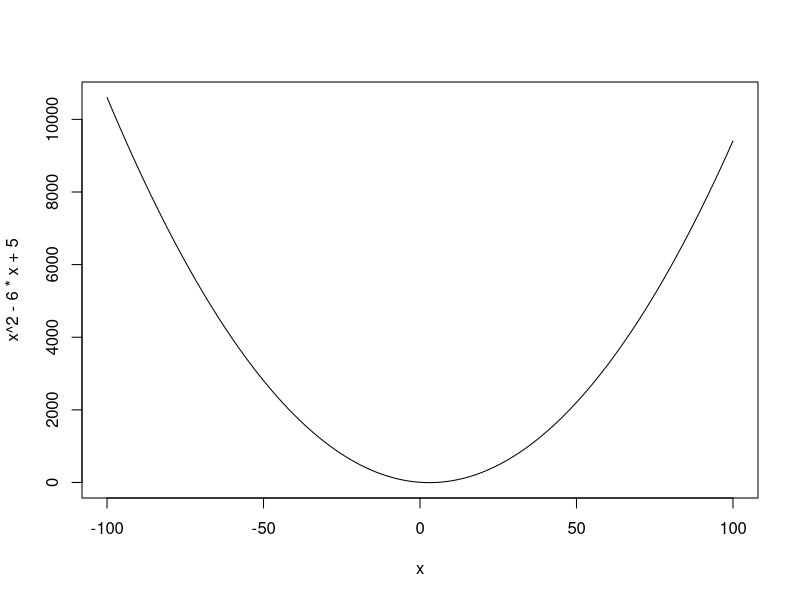
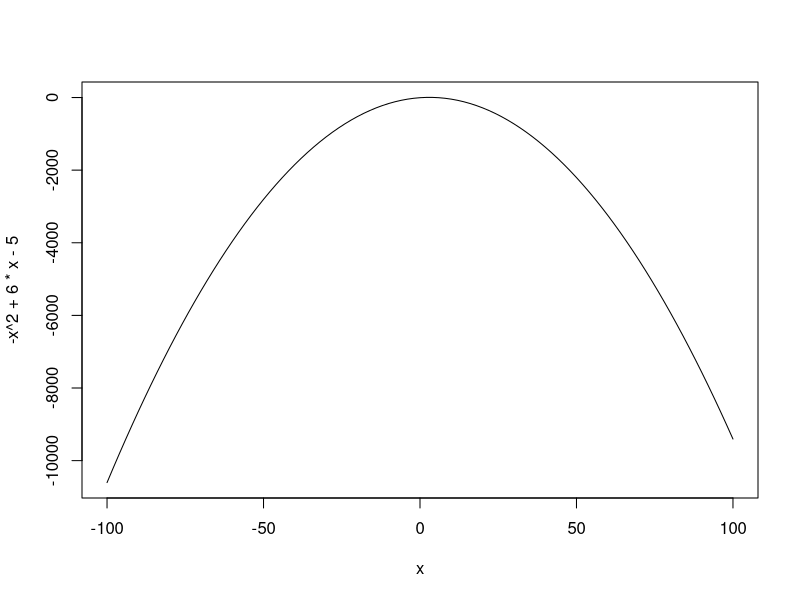
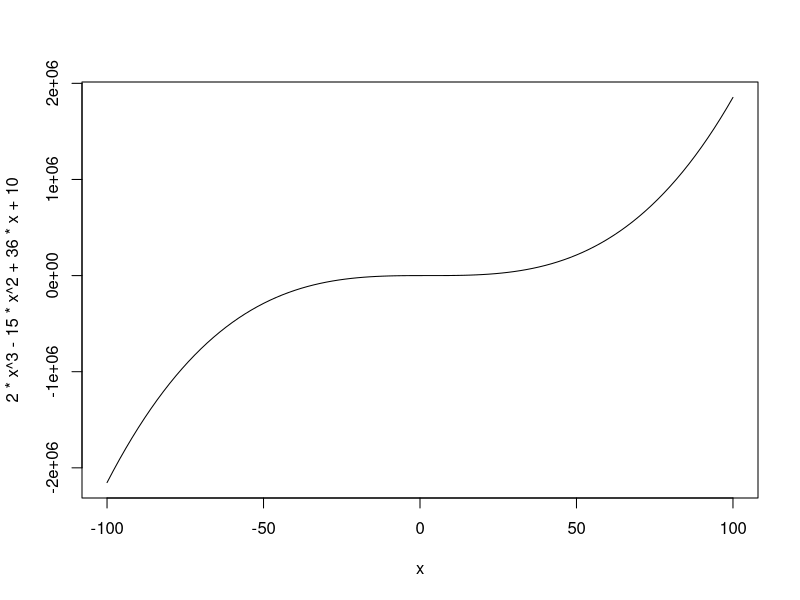

Source code (R) for these figures, in order:
## ---- chunk 1
knitr::opts_chunk$set(echo = TRUE)
## ---- chunk 2
curve(x^2 - 6*x + 5, -100,100)
## ---- chunk 3
curve(-x^2 + 6*x - 5, -100,100)
## ---- chunk 4
curve(2*x^3 - 15*x^2 + 36*x + 10, -100,100)
